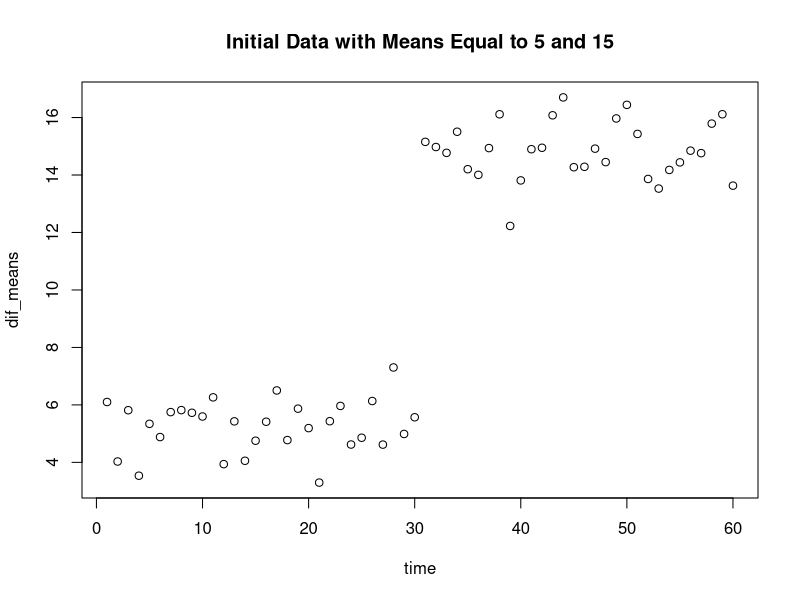
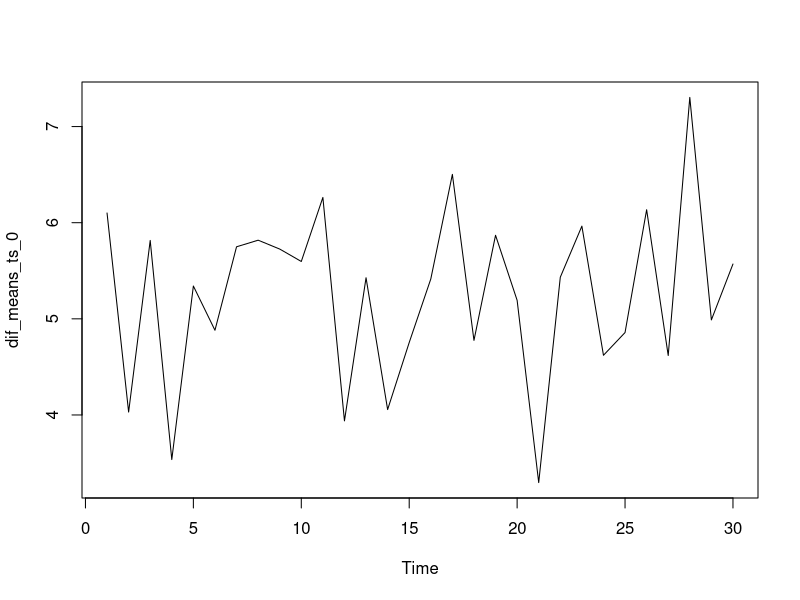
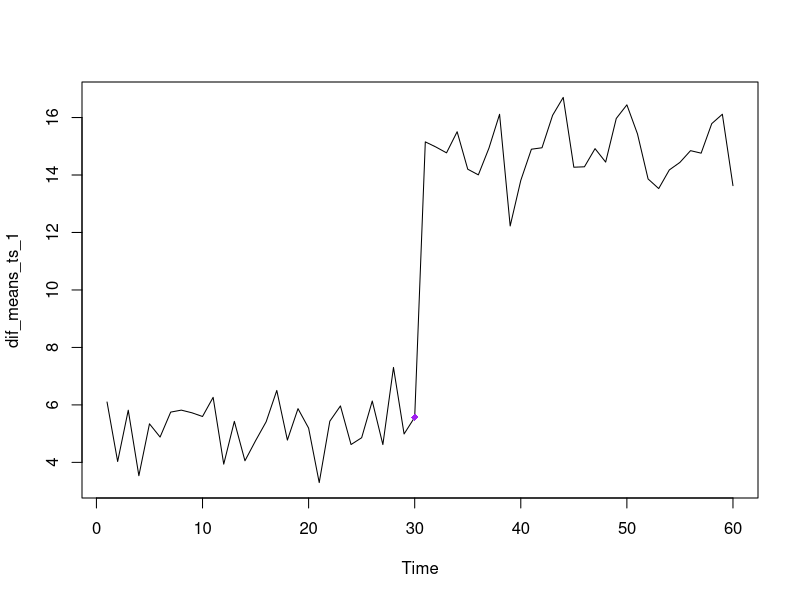
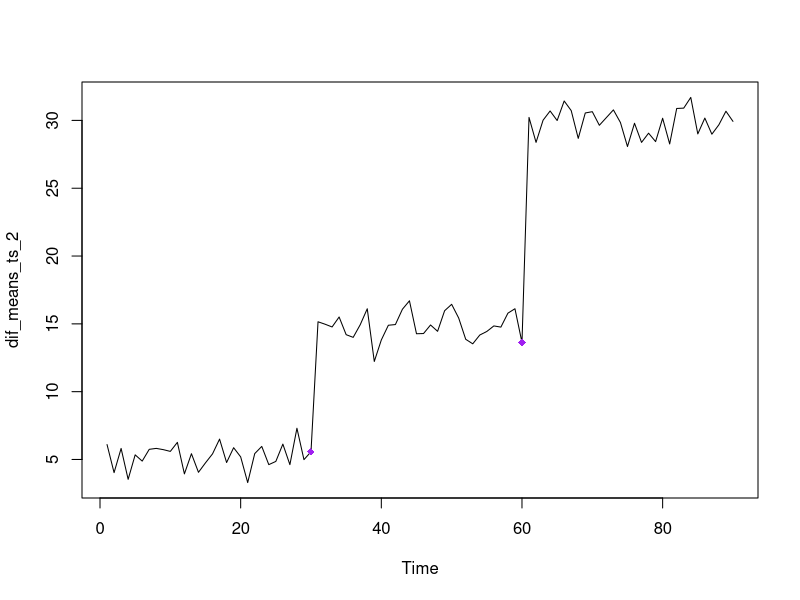

The R script that drew these images, in order: (Note: this script raises an error after producing the figures.)
#creating our data 
first = rnorm(30, mean = 5, sd = 1) #30 random data points from a normal distribution with means 5
second = rnorm(30, mean = 15, sd = 1) #30 random data points from a normal distribution with means 15
third = rnorm(30, mean = 30, sd = 1)

dif_means = c(first, second) #adding the two sets of data points together 
dif_means_2 = c(first, second, third)
time = c(1:60) #making time 

test_data = data.frame(time, dif_means) #our data with x = time and y = two sets of data with two means 
plot(test_data, main="Initial Data with Means Equal to 5 and 15") 

#downloading the strucchange package
#install.packages("strucchange")
library("strucchange")
?breakpoints

#Bai-Perron Method
dif_means_ts_0<-ts(first, start=1,end=30) #create time series data on only the first data 
breakpoints(dif_means_ts_0 ~ 1, breaks = 2 ) #no break points 
plot(dif_means_ts_0)

dif_means_ts_1<-ts(dif_means, start=1, end=60) #create time series data with first and second data
breakpoints(dif_means_ts_1 ~ 1, breaks = 2 , h=0.1) #one break
plot(dif_means_ts_1)
points(30, dif_means_ts_1[30], col="purple", pch= 18)

dif_means_ts_2<-ts(dif_means_2, start=1, end=90) #create time series data with first second and third data
breakpoints(dif_means_ts_2 ~ 1, breaks=3, h=0.1) #two breaks 
plot(dif_means_ts_2)
points(30, dif_means_ts_2[30], col="purple", pch= 18)
points(60, dif_means_ts_2[60], col="purple", pch= 18)

#-----------------------------------------------------------------

#diff 

#short cutting with MLE and Metropolis Hastings 
sigma_new = sd()      #need this 
sigma_old = sd()      #need this 
SSE_new =             #need this 
SEE_old =             #need this 

ratio = exp(-1/(2 * sigma_new) * SSE_new) + exp(-1/(2 * sigma_old) * SEE_old)
u = runif(1) #random number from 0 to 1 taken from a normal distrabution 

#our temporary L
if(ratio > 1) {
  #take new
} else if(ratio > u) {
  #take new w. probability ratio
} else {
  #go back to the old 
}
